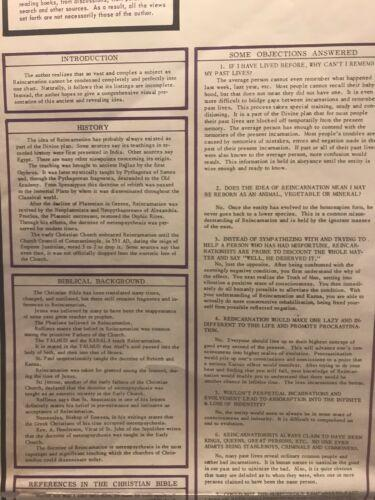
#> input picture Visual-Metaphysics-No2-Reincarnation/resources/reference images/1_ac72376725402986107a349409eb6cca (1).jpg, 375 x 500 px
$ python text_enhance.py '../reference images/1_ac72376725402986107a349409eb6cca (1).jpg' out.png
#> lines starting #> are read from the running program, lines starting #| are printed output that depends on the picture; after the words box and inside, x2 and y2 are one past the last pixel; in counts of white or black regions, pixels touching at a corner belong together
import cv2
import sys
import numpy as np

def enhance_text(input_file, output_file, scale_factor=2.0):
#> called with output_file = 'out.png', scale_factor = 2
    image = cv2.imread(input_file, cv2.IMREAD_COLOR)
#> image is the input picture: shape (500, 375, 3); mean B, G, R 129.1, 149.5, 170.9

    # Upscale the image
    height, width = image.shape[:2]
#> height = 500; width = 375
    new_height, new_width = int(height * scale_factor), int(width * scale_factor)
#> new_height = 1000; new_width = 750
    upscaled = cv2.resize(image, (new_width, new_height), interpolation=cv2.INTER_CUBIC)

    gray = cv2.cvtColor(upscaled, cv2.COLOR_BGR2GRAY)
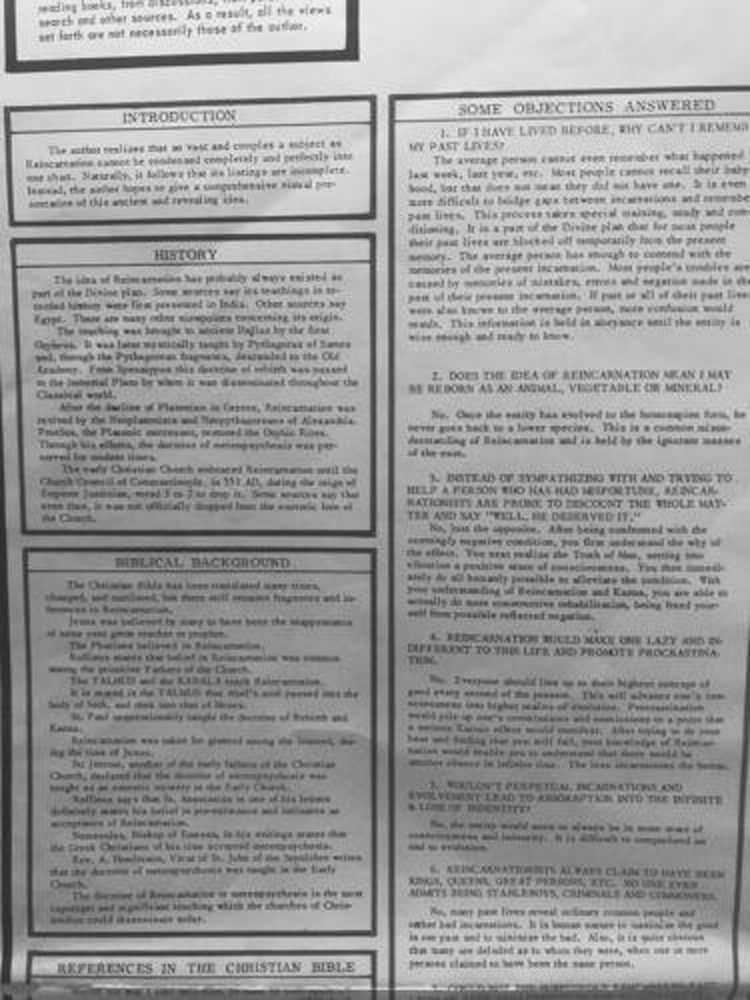
#> gray: shape (1000, 750); min 37, max 251, mean 153.6

    # Apply adaptive thresholding
    thresh = cv2.adaptiveThreshold(gray, 255, cv2.ADAPTIVE_THRESH_GAUSSIAN_C, cv2.THRESH_BINARY, 31, 15)
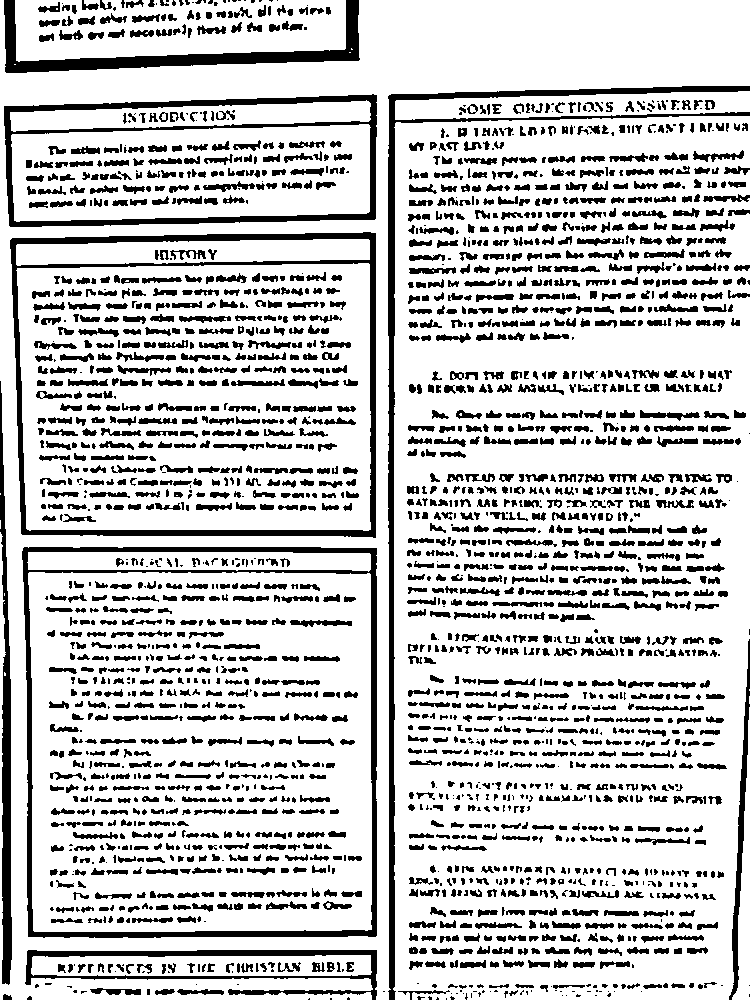
#> thresh: shape (1000, 750); 78.6% white; 2302 black regions (539 under 20 px), largest, box (x1, y1, x2, y2) and area: (22, 547, 377, 938) 8698, (10, 232, 376, 538) 8659, (388, 86, 750, 1000) 8323

    # Apply dilation followed by erosion (closing) to reduce blockiness
    kernel = np.ones((2, 2), np.uint8)
    closing = cv2.morphologyEx(thresh, cv2.MORPH_CLOSE, kernel)
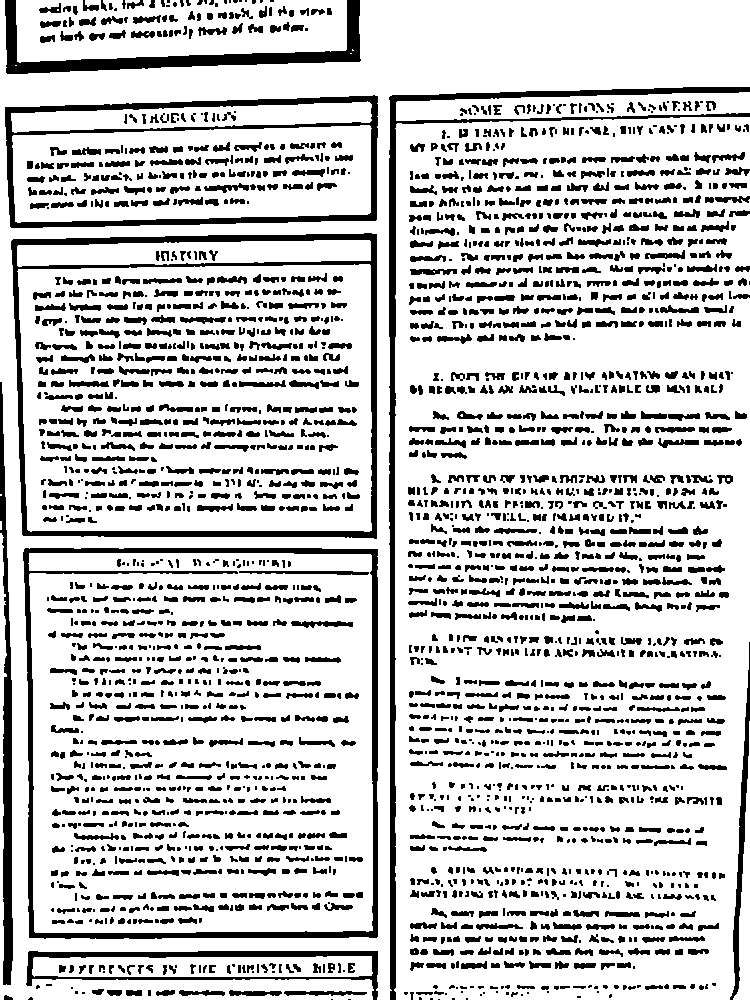
#> closing: shape (1000, 750); 79.1% white; 2605 black regions (685 under 20 px), largest, box (x1, y1, x2, y2) and area: (11, 233, 377, 539) 8655, (23, 548, 378, 939) 8315, (389, 87, 750, 1000) 8299

    # Save the enhanced image
    cv2.imwrite(output_file, closing)

if __name__ == "__main__":
    if len(sys.argv) < 3:
        print("Usage: python text_enhance.py <input_image> <output_image>")
        sys.exit(1)

    input_file = sys.argv[1]
    output_file = sys.argv[2]

    enhance_text(input_file, output_file)

$ run again, on Visual-Metaphysics-No2-Reincarnation/resources/reference images/1_ac72376725402986107a349409eb6cca (3).jpg
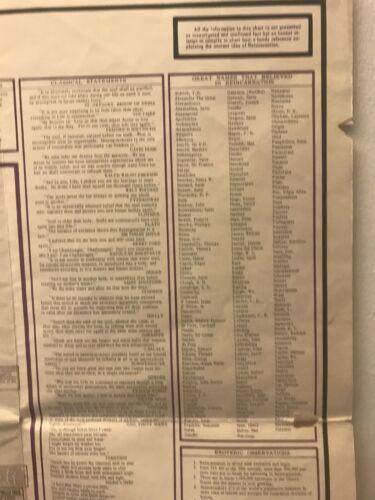
#> input picture Visual-Metaphysics-No2-Reincarnation/resources/reference images/1_ac72376725402986107a349409eb6cca (3).jpg, 375 x 500 px
#> in enhance_text, image is the input picture: shape (500, 375, 3); mean B, G, R 122.2, 153.6, 180
#> in enhance_text, `thresh = cv2.adaptiveThreshold(gray, 255, cv2.ADAPTIVE_THRESH_GAUSSIAN..`:
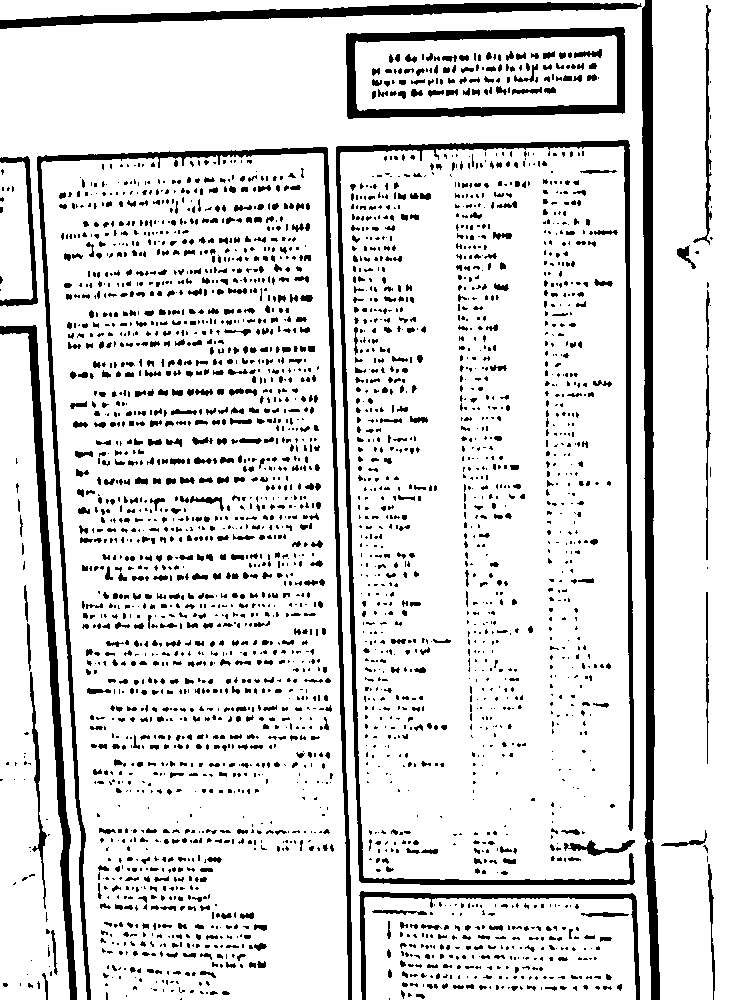
#> thresh: shape (1000, 750); 86.6% white; 3098 black regions (2211 under 20 px), largest, box (x1, y1, x2, y2) and area: (336, 140, 635, 885) 9539, (37, 147, 352, 1000) 8923, (642, 0, 660, 1000) 8922
#> in enhance_text, `closing = cv2.morphologyEx(thresh, cv2.MORPH_CLOSE, kernel)`:
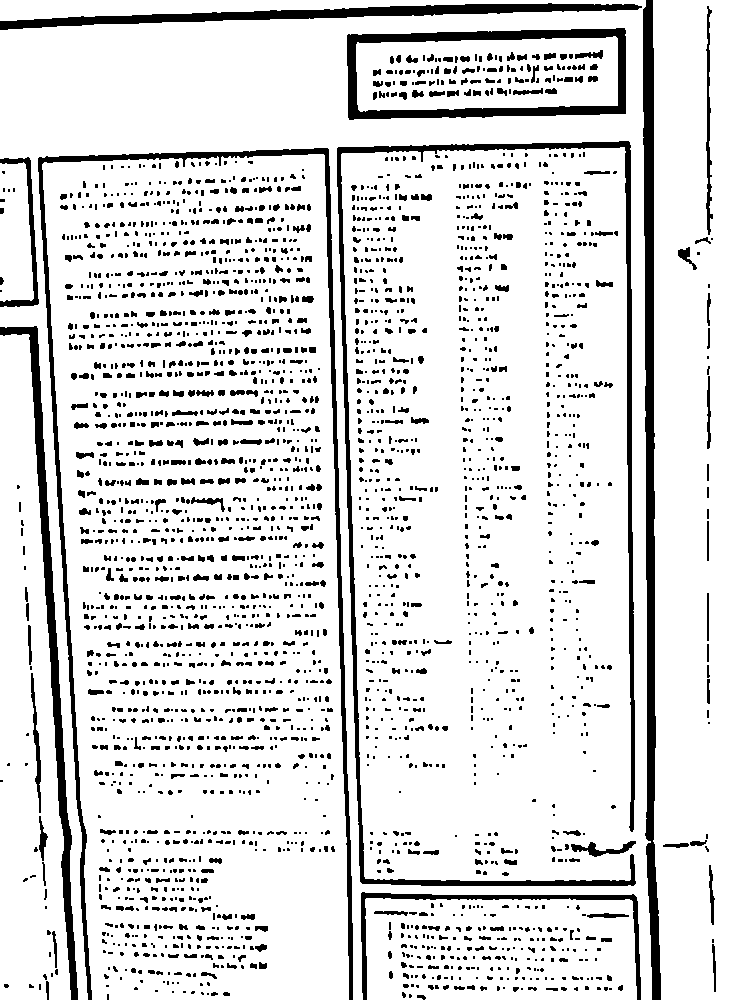
#> closing: shape (1000, 750); 87.3% white; 2839 black regions (2058 under 20 px), largest, box (x1, y1, x2, y2) and area: (337, 141, 636, 886) 9506, (643, 0, 661, 1000) 8911, (38, 148, 353, 1000) 8891

$ run again, on Visual-Metaphysics-No2-Reincarnation/resources/reference images/1_ac72376725402986107a349409eb6cca (4).jpg
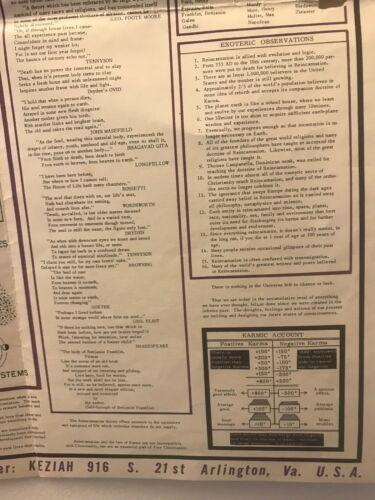
#> input picture Visual-Metaphysics-No2-Reincarnation/resources/reference images/1_ac72376725402986107a349409eb6cca (4).jpg, 375 x 500 px
#> in enhance_text, image is the input picture: shape (500, 375, 3); mean B, G, R 127.1, 154.6, 179.4
#> in enhance_text, `thresh = cv2.adaptiveThreshold(gray, 255, cv2.ADAPTIVE_THRESH_GAUSSIAN..`:
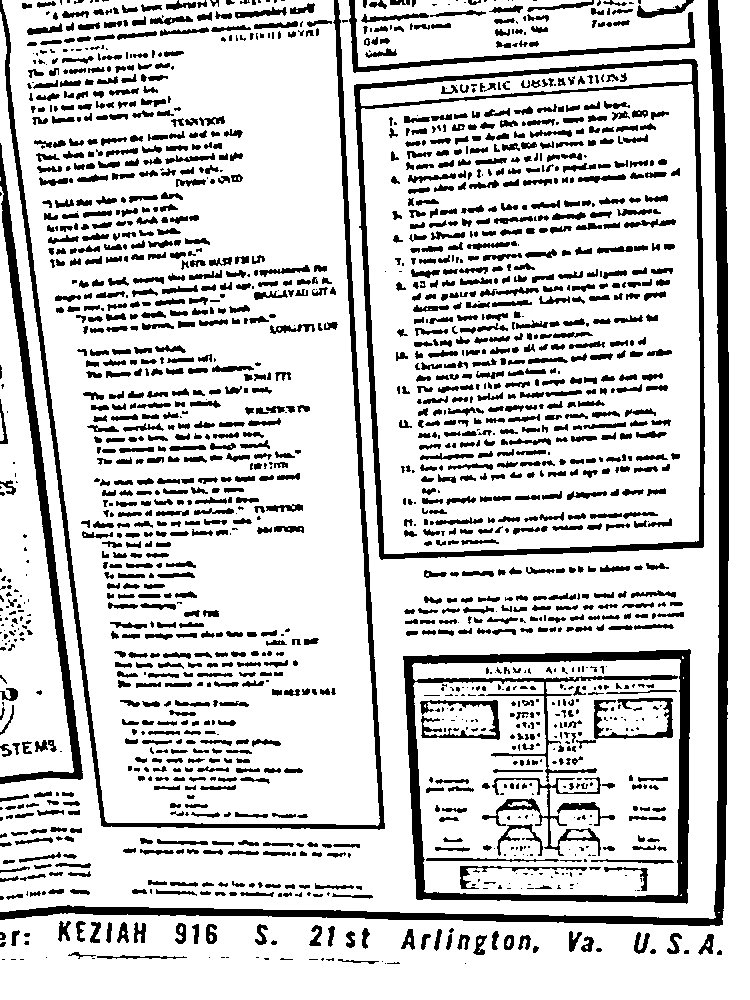
#> thresh: shape (1000, 750); 80.7% white; 1732 black regions (492 under 20 px), largest, box (x1, y1, x2, y2) and area: (0, 0, 729, 926) 14459, (403, 649, 691, 904) 10348, (354, 59, 705, 560) 9415
#> in enhance_text, `closing = cv2.morphologyEx(thresh, cv2.MORPH_CLOSE, kernel)`:
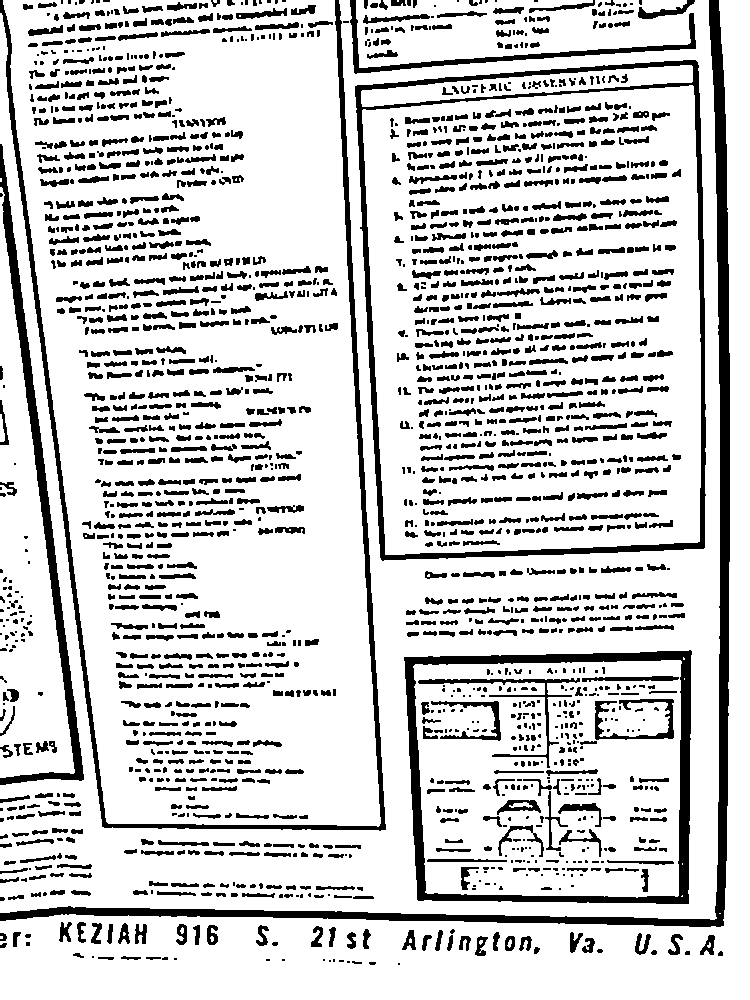
#> closing: shape (1000, 750); 81.1% white; 1908 black regions (560 under 20 px), largest, box (x1, y1, x2, y2) and area: (0, 0, 730, 927) 14473, (355, 60, 706, 561) 9407, (0, 0, 386, 831) 9200

$ run again, on Visual-Metaphysics-No2-Reincarnation/resources/reference images/1_ac72376725402986107a349409eb6cca (5).jpg
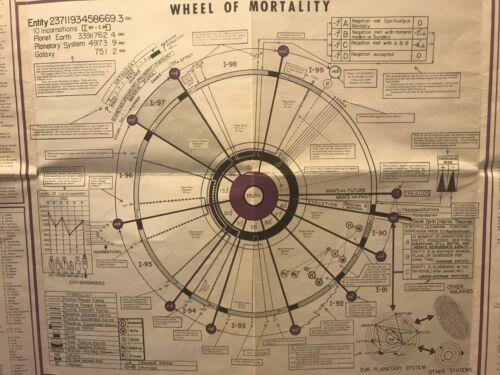
#> input picture Visual-Metaphysics-No2-Reincarnation/resources/reference images/1_ac72376725402986107a349409eb6cca (5).jpg, 500 x 375 px
#> in enhance_text, image is the input picture: shape (375, 500, 3); mean B, G, R 119.3, 150.5, 176.1
#> in enhance_text, `thresh = cv2.adaptiveThreshold(gray, 255, cv2.ADAPTIVE_THRESH_GAUSSIAN..`:
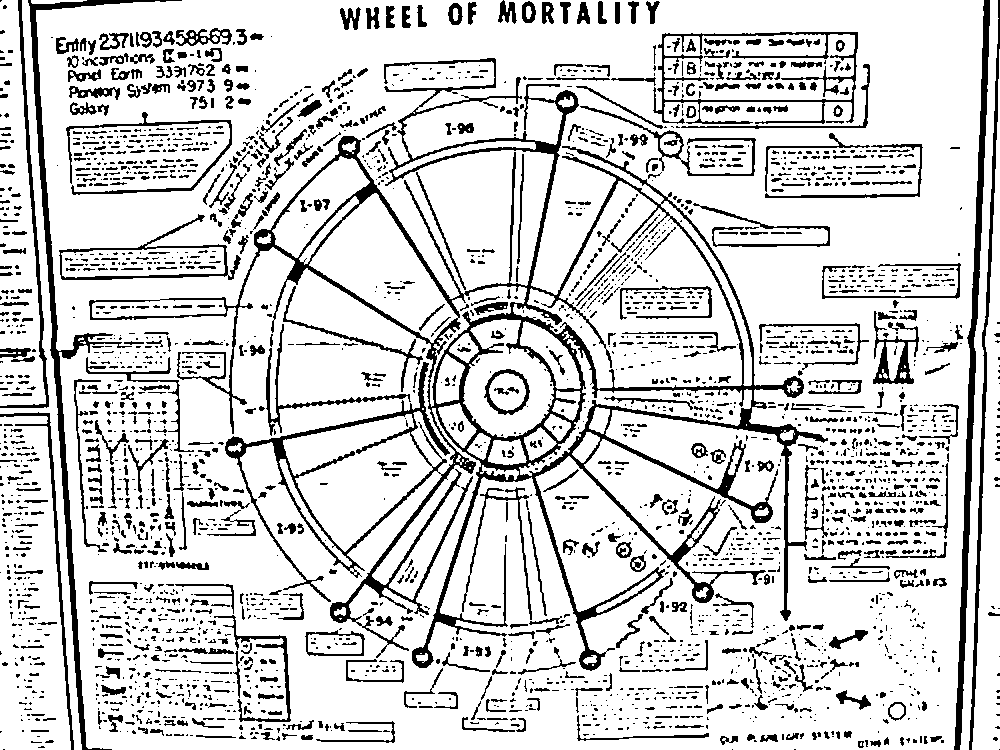
#> thresh: shape (750, 1000); 82.8% white; 2899 black regions (2063 under 20 px), largest, box (x1, y1, x2, y2) and area: (89, 58, 828, 671) 35982, (28, 0, 182, 750) 5319, (954, 0, 990, 750) 4636
#> in enhance_text, `closing = cv2.morphologyEx(thresh, cv2.MORPH_CLOSE, kernel)`:
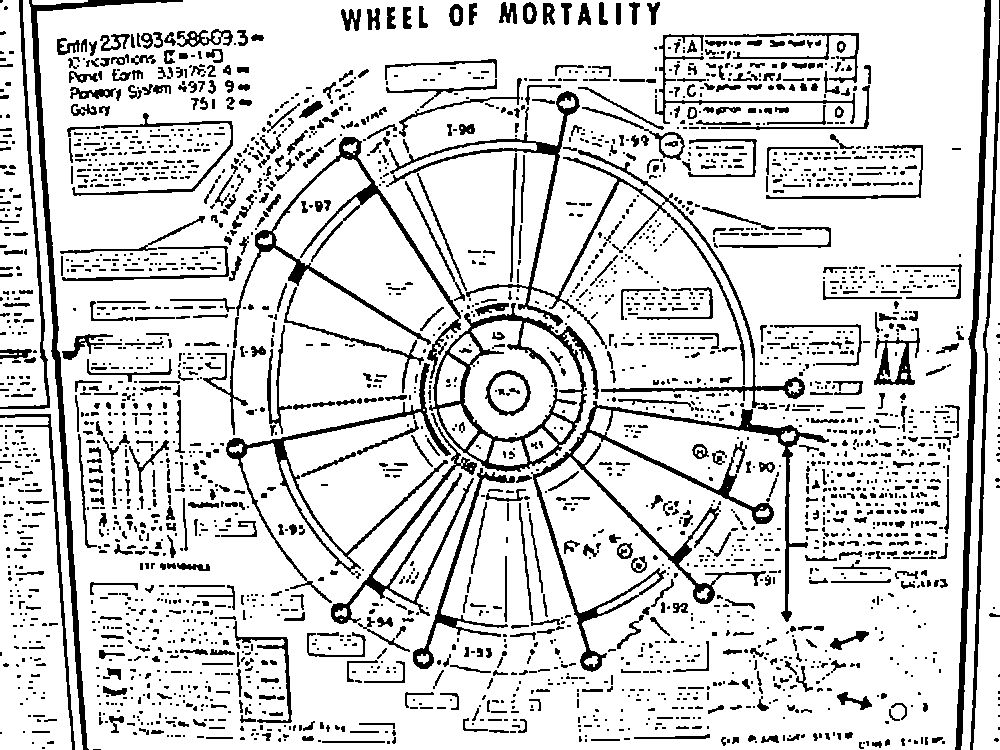
#> closing: shape (750, 1000); 83.9% white; 2780 black regions (1893 under 20 px), largest, box (x1, y1, x2, y2) and area: (531, 401, 829, 672) 7542, (386, 91, 805, 408) 6457, (29, 0, 183, 750) 4928
